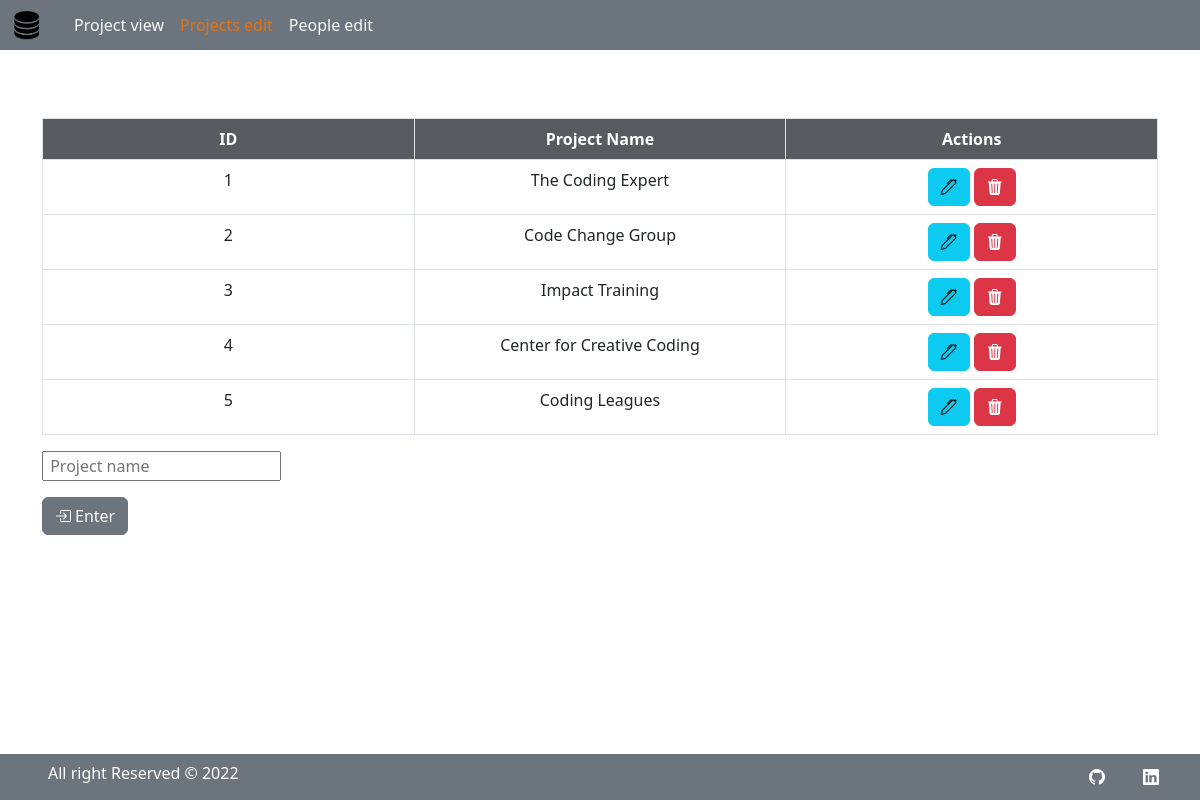
The app's page /projects.php with its own data.
### tables this page shows
CREATE TABLE `projects` (
  `id` int(11) NOT NULL AUTO_INCREMENT,
  `project_name` varchar(30) NOT NULL,
  PRIMARY KEY (`id`)
);

### Assets/create-project.php (called while the page is built, shortened)
<?php
$project_names = '';
$update = false;

### projects.php (the view, shortened to what this page needs)
<?php
include "./Assets/db.php";
include "./Assets/create-project.php";
$sql = "SELECT projects.id, project_name FROM projects
 LEFT JOIN people on project_id = People.project_id
 GROUP BY Project_Name
 ORDER BY projects.id";
$result = mysqli_query($conn, $sql);
?>
<!DOCTYPE html>
<?php include "./Assets/include/header.php"; ?>
</head>
<body>
<?php include "./Assets/include/navbar.php";
  include "./Assets/message.php";?>
  <div class="container pt-1">
    <table class="table  table-bordered mt-5 text-center">
      <thead>
        <tr class="bg-dark  p-2 text-white bg-opacity-75">
          <th class="w-25">ID</th>
          <th class="w-25">Project Name</th>
          <th class="w-25">Actions </th>
        </tr>
      </thead>
      <tbody>
        <?php
        if (mysqli_num_rows($result) > 0) {
          while ($row = mysqli_fetch_assoc($result)) {
            print '<tr>'
              . '<td>' . $row['id'] . '</td>'
              . '<td>' . $row['project_name'] . '</td>'
              . '<td>'
              . '<a href="?action=update&id='  . $row['id'] . '"><button class="btn btn-info me-1"><i class="bi bi-pen"></i></button></a>'
              . '<a href="?action=del&id='  . $row['id'] . '"><button class="btn btn-danger  "><i class="bi bi-trash3-fill"></i></button></a>'
              . '</td>'
              . '</tr>';
          }
        }
        ?>
      </tbody>
    </table>
    <div class="mb-5">
      <form class=" " action="" method="POST">
        <input type="text" name="project" required placeholder=" Project name" value="<?php print $project_names; ?>">
        <div class=" mt-3">
          <?php if ($update == true) : ?>
            <button class="btn btn-info  "  name="updates">Update</button>
          <?php else : ?>
            <button class="btn btn-secondary"><i class="bi bi-box-arrow-in-right me-1"></i>Enter </button>
          <?php endif ?>
         </div>
    </div>
  </div>
  <?php include "./Assets/include/footer.php";
  include "./Assets/include/script.php"?>
 </body>
</html>

### records on screen
projects: id "1", project_name "The Coding Expert"
projects: id "2", project_name "Code Change Group"
projects: id "3", project_name "Impact Training"
projects: id "4", project_name "Center for Creative Coding"
projects: id "5", project_name "Coding Leagues"
